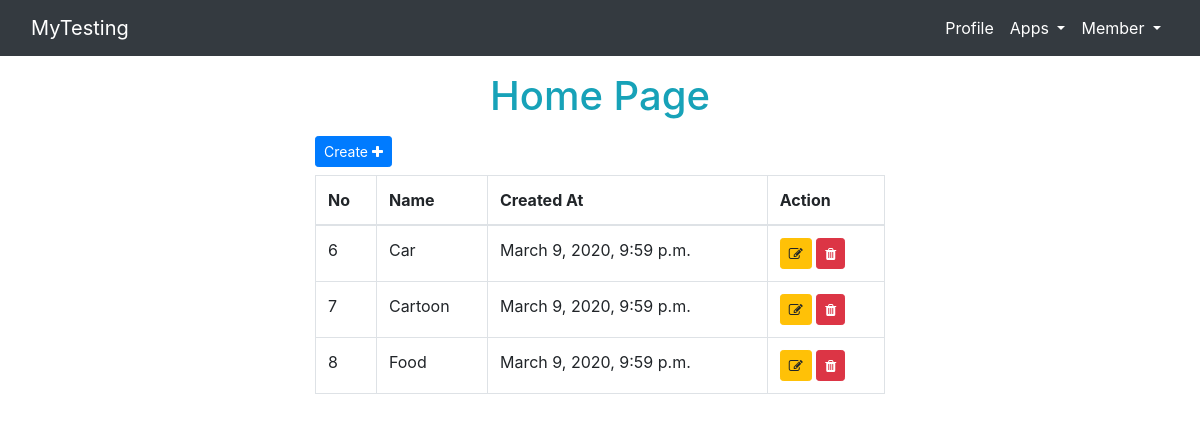
Page /cat/ on the committed database.
### category/models.py (models this page shows)
class Category (models.Model):
    name = models.CharField(max_length=225)
    created_at = models.DateTimeField(auto_now_add=True)

### category/views.py (the view)
def all (request):
    return render (request,'category/all.html', {"cats":Category.objects.all()})

### category/templates/category/all.html
{% extends 'category/base.html' %}
{% block content %}
<h1 class="text-center text-info my-3">Home Page</h1>
<div class="container col-md-6 offset-3">
    <a href="{% url 'cat-create' %}" class="btn btn-sm btn-primary">Create <i class="fa fa-plus"></i></a>
    <table class="table table-bordered mt-2">
        <thead>
          <tr>
            <th scope="col">No</th>
            <th scope="col">Name</th>
            <th scope="col">Created At</th>
            <th scope="col">Action</th>
          </tr>
        </thead>
        <tbody>
            {% for cat in cats %}
          <tr>
            <td>{{cat.id}}</td>
            <td>{{cat.name}}</td>
            <td>{{cat.created_at}}</td>
            <td>
                <a href="{% url 'cat-edit' cat.id %}" class="btn btn-warning btn-sm"><i class="fa fa-edit"></i></a>
                <a href="{% url 'cat-delete' cat.id %}" class="btn btn-danger btn-sm"><i class="fa fa-trash"></i></a>
            </td>
          </tr>
         {% endfor %}
        </tbody>
      </table>
</div>
{% endblock %}

### rows in the picture
Category: id "6", name "Car", created_at "March 9, 2020, 9:59 p.m."
Category: id "7", name "Cartoon", created_at "March 9, 2020, 9:59 p.m."
Category: id "8", name "Food", created_at "March 9, 2020, 9:59 p.m."
